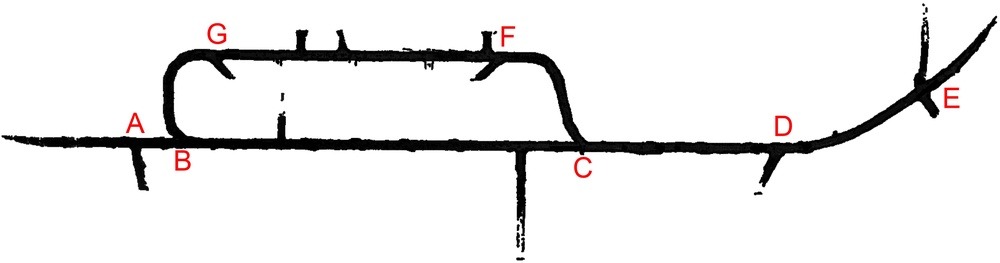
#> input picture Final Project/map_pic.jpg, 1000 x 263 px, shrunk from 5329 x 1400 before the run; the run also reads 1 picture not shown here
$ python gen_map.py
#> lines starting #> are read from the running program, lines starting #| are printed output that depends on the picture; after the words box and inside, x2 and y2 are one past the last pixel; in counts of white or black regions, pixels touching at a corner belong together
from PIL import Image
import numpy as np
import matplotlib.pyplot as plt


map = Image.open('map_pic.jpg', 'r')
#> map is the input picture: PIL image 1000x263 RGB; mean R, G, B 235.4, 234.7, 234.7
scale = Image.open('scale_pic.jpg', 'r')


#pix_val = list(im.getdata())
np_map = np.array(map)
np_scale = np.array(scale)

rows, cols, _ = np_map.shape
#> rows = 263; cols = 1000
print(rows)
#| 263
print(cols)
#| 1000

pixel_map = np.empty([rows, cols,], dtype = int)
for row in range(0,rows):
    for col in range(0,cols):
        if sum(np_map[row][col]) < 200:
            pixel_map[row][col] = 0
        else:
            pixel_map[row][col] = 1
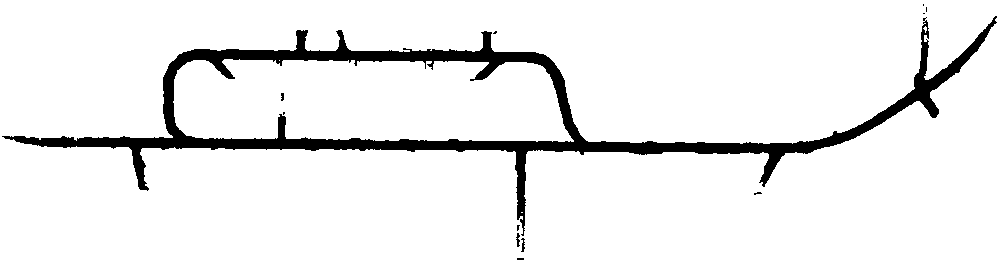
#> pixel_map: shape (263, 1000) int64; values 0 (black) and 1 (white), 92.7% white; 12 black regions (8 under 20 px), largest, box (x1, y1, x2, y2) and area: (2, 16, 997, 236) 18979, (516, 233, 520, 247) 34, (521, 238, 525, 252) 32, (281, 93, 284, 101) 21

rows, cols, _ = np_scale.shape
#> rows = 8; cols = 150

max_width = 0
for row in range(0, rows):
    width = 0
    for col in range(0,cols):
        if sum(np_scale[row][col]) < 600:
            width += 1
        elif (width != 0):
            if width > max_width:
                max_width = width
            break
#> after the loop, max_width = 147

p_per_m = np.double(max_width/100)
#> p_per_m = 1.47
print(p_per_m)
#| 1.47
#print(pix_val)
